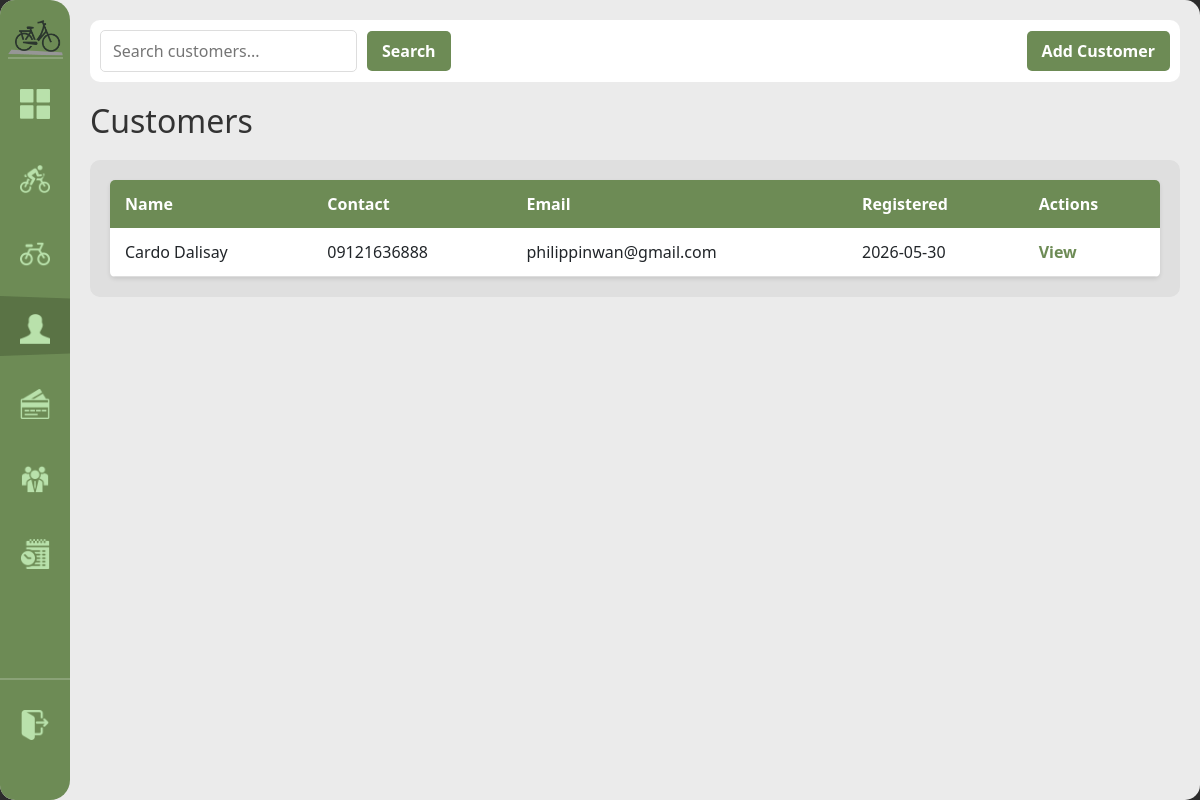
The app's page /customers (signed in), older data.
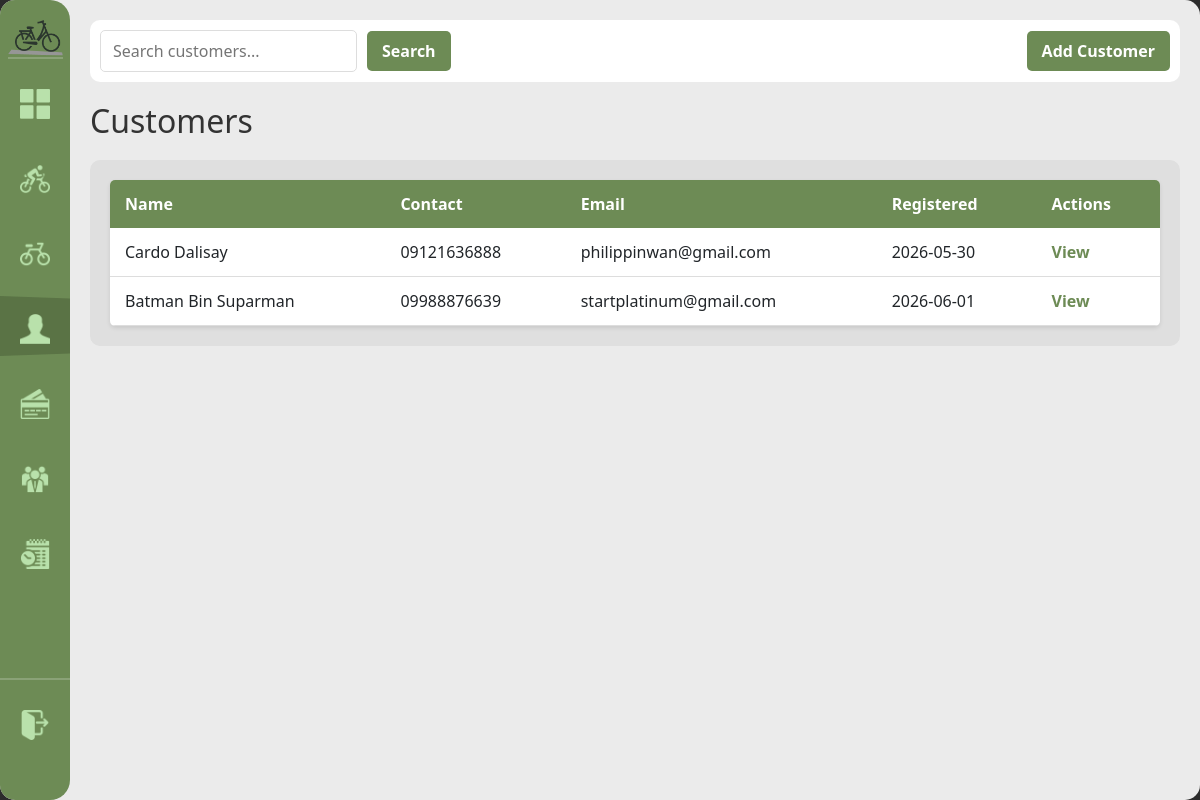
The same page, newer data.
### tables this page shows
CREATE TABLE customer (
            customer_id INTEGER PRIMARY KEY AUTOINCREMENT,
            first_name TEXT NOT NULL, last_name TEXT NOT NULL,
            contact_number TEXT NOT NULL,
            email TEXT UNIQUE,
            staff_id INTEGER REFERENCES staff(staff_id) ON UPDATE CASCADE ON DELETE SET NULL,
            valid_id TEXT,
            date_registered DATE NOT NULL DEFAULT(date('now','localtime'))
        );

### handlers/customers_routes.py (the view)
@customers_bp.route('/customers')
@login_required
def customers():
    search = request.args.get('search', '')
    customers_list = database.get().get_all_customers(search)
    return render_template('customers.html', customers=customers_list, search=search)

### app.py (called while the page is built)
def get_sidebar_state():
    return request.cookies.get('sidebarState') == 'expanded'

@app.context_processor
def inject_sidebar_state():
    return dict(sidebar_expanded=get_sidebar_state())

@app.context_processor
def inject_current_staff():
    staff = current_staff()
    return dict(current_staff=staff, is_admin=staff and staff.get("role") == "admin")

### modules/auth.py (called while the page is built)
def login_required(view):
    @wraps(view)
    def wrapped(*args, **kwargs):
        if not session.get("staff_id"):
            return redirect(url_for("login"))
        return view(*args, **kwargs)
    return wrapped

def current_staff():
    if not session.get("staff_id"):
        return None
    return {
        "staff_id": session.get("staff_id"),
        "username": session.get("username"),
        "first_name": session.get("first_name"),
        "last_name": session.get("last_name"),
        "role": session.get("role"),
    }

### modules/database.py (called while the page is built)
def get():
    if not db: init()
    return db

### templates/customers.html (shortened to what this page needs)
{% extends "base.html" %}
{% block content %}
<div class="top-bar">
    <form method="get" class="search-form">
        <input type="text" name="search" placeholder="Search customers..." value="{{ search }}">
        <button type="submit">Search</button>
        <button type="button" id="add-customer-btn" class="btn-primary">Add Customer</button>
    </form>
</div>
<h1>Customers</h1>
<div class="content-grid">
    <div class="scroll-table-container">
        <table>
            <thead>
                <tr>
                <th>Name</th>
                <th>Contact</th>
                <th>Email</th>
                <th>Registered</th>
                <th>Actions</th>
            </tr>
        </thead>
        <tbody>
            {% for customer in customers %}
            <tr>
                <td>{{ customer['first_name'] }} {{ customer['last_name'] }}</td>
                <td>{{ customer['contact_number'] }}</td>
                <td>{{ customer['email'] or '-' }}</td>
                <td>{{ customer['date_registered'] }}</td>
                <td><a href="{{ url_for('customers.customer_detail', cid=customer['customer_id']) }}">View</a></td>
            </tr>
            {% endfor %}
        </tbody>
    </table>
    </div>
</div>
{% endblock %}

Row changes from the older to the newer data that the page shows:
added customer: first_name "Batman Bin", last_name "Suparman", contact_number "09988876639", email "startplatinum@gmail.com", date_registered "2026-06-01"
